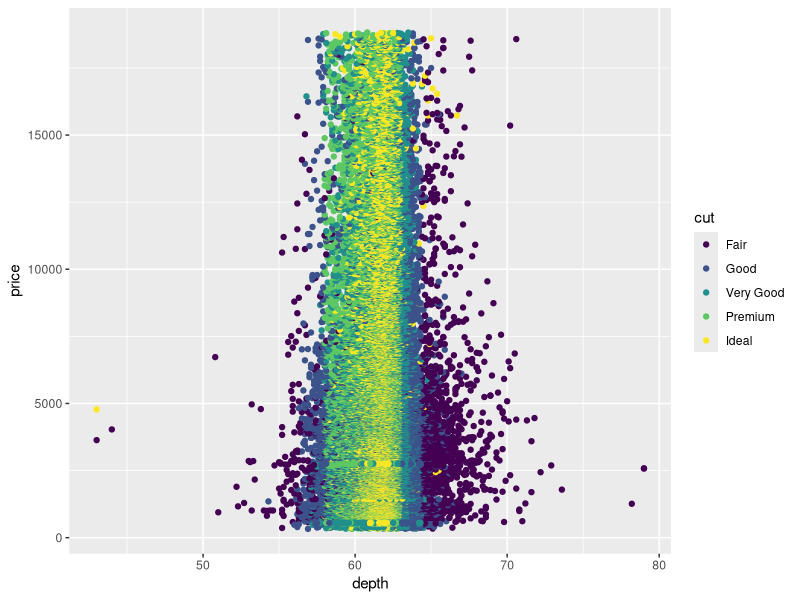

Here is the R script that generated this plot:
library(tidyverse)

data("diamonds")
diamonds %>% 
  head()
diamonds %>% 
  ggplot(aes(depth, price, colour = cut)) +
  geom_point()
